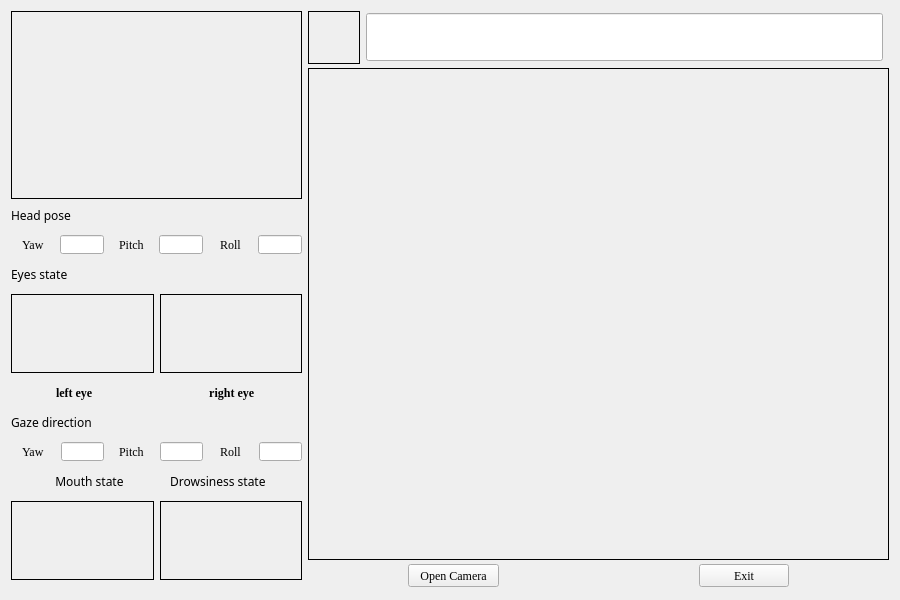
<?xml version="1.0" encoding="UTF-8"?>
<ui version="4.0">
 <class>Form</class>
 <widget class="QWidget" name="Form">
  <property name="geometry">
   <rect>
    <x>0</x>
    <y>0</y>
    <width>900</width>
    <height>600</height>
   </rect>
  </property>
  <property name="windowTitle">
   <string>Form</string>
  </property>
  <layout class="QHBoxLayout" name="horizontalLayout" stretch="1,2">
   <item>
    <widget class="QWidget" name="widget" native="true">
     <layout class="QVBoxLayout" name="verticalLayout" stretch="1,2">
      <property name="leftMargin">
       <number>0</number>
      </property>
      <property name="topMargin">
       <number>0</number>
      </property>
      <property name="rightMargin">
       <number>0</number>
      </property>
      <item>
       <widget class="QLabel" name="face_mesh">
        <property name="frameShape">
         <enum>QFrame::Box</enum>
        </property>
        <property name="text">
         <string/>
        </property>
       </widget>
      </item>
      <item>
       <widget class="QWidget" name="widget_2" native="true">
        <layout class="QVBoxLayout" name="verticalLayout_2" stretch="1,1,1,4,1,1,1,1,4">
         <property name="spacing">
          <number>10</number>
         </property>
         <property name="leftMargin">
          <number>0</number>
         </property>
         <property name="topMargin">
          <number>0</number>
         </property>
         <property name="rightMargin">
          <number>0</number>
         </property>
         <property name="bottomMargin">
          <number>0</number>
         </property>
         <item>
          <widget class="QLabel" name="label_5">
           <property name="font">
            <font>
             <family>Arial Black</family>
            </font>
           </property>
           <property name="text">
            <string>Head pose</string>
           </property>
          </widget>
         </item>
         <item>
          <widget class="QWidget" name="widget_3" native="true">
           <layout class="QHBoxLayout" name="horizontalLayout_4" stretch="1,1,1,1,1,1">
            <property name="spacing">
             <number>5</number>
            </property>
            <property name="leftMargin">
             <number>0</number>
            </property>
            <property name="topMargin">
             <number>0</number>
            </property>
            <property name="rightMargin">
             <number>0</number>
            </property>
            <property name="bottomMargin">
             <number>0</number>
            </property>
            <item alignment="Qt::AlignHCenter">
             <widget class="QLabel" name="label_14">
              <property name="maximumSize">
               <size>
                <width>22</width>
                <height>20</height>
               </size>
              </property>
              <property name="font">
               <font>
                <family>Times New Roman</family>
                <weight>50</weight>
                <bold>false</bold>
               </font>
              </property>
              <property name="layoutDirection">
               <enum>Qt::LeftToRight</enum>
              </property>
              <property name="text">
               <string>Yaw</string>
              </property>
             </widget>
            </item>
            <item>
             <widget class="QLineEdit" name="head_yaw">
              <property name="maximumSize">
               <size>
                <width>44</width>
                <height>19</height>
               </size>
              </property>
             </widget>
            </item>
            <item alignment="Qt::AlignHCenter">
             <widget class="QLabel" name="label_12">
              <property name="maximumSize">
               <size>
                <width>25</width>
                <height>20</height>
               </size>
              </property>
              <property name="font">
               <font>
                <family>Times New Roman</family>
                <weight>50</weight>
                <bold>false</bold>
               </font>
              </property>
              <property name="text">
               <string>Pitch</string>
              </property>
             </widget>
            </item>
            <item>
             <widget class="QLineEdit" name="head_pitch">
              <property name="maximumSize">
               <size>
                <width>44</width>
                <height>19</height>
               </size>
              </property>
             </widget>
            </item>
            <item alignment="Qt::AlignHCenter">
             <widget class="QLabel" name="label_13">
              <property name="maximumSize">
               <size>
                <width>21</width>
                <height>20</height>
               </size>
              </property>
              <property name="font">
               <font>
                <family>Times New Roman</family>
                <weight>50</weight>
                <bold>false</bold>
               </font>
              </property>
              <property name="text">
               <string>Roll</string>
              </property>
             </widget>
            </item>
            <item>
             <widget class="QLineEdit" name="head_roll">
              <property name="maximumSize">
               <size>
                <width>44</width>
                <height>19</height>
               </size>
              </property>
             </widget>
            </item>
           </layout>
          </widget>
         </item>
         <item>
          <widget class="QLabel" name="label_4">
           <property name="font">
            <font>
             <family>Arial Black</family>
            </font>
           </property>
           <property name="text">
            <string>Eyes state</string>
           </property>
          </widget>
         </item>
         <item>
          <widget class="QWidget" name="widget_5" native="true">
           <layout class="QHBoxLayout" name="horizontalLayout_2" stretch="1,1">
            <property name="spacing">
             <number>6</number>
            </property>
            <property name="leftMargin">
             <number>0</number>
            </property>
            <property name="topMargin">
             <number>0</number>
            </property>
            <property name="rightMargin">
             <number>0</number>
            </property>
            <property name="bottomMargin">
             <number>0</number>
            </property>
            <item>
             <widget class="QLabel" name="left_eye">
              <property name="frameShape">
               <enum>QFrame::Box</enum>
              </property>
              <property name="text">
               <string/>
              </property>
             </widget>
            </item>
            <item>
             <widget class="QLabel" name="right_eye">
              <property name="frameShape">
               <enum>QFrame::Box</enum>
              </property>
              <property name="text">
               <string/>
              </property>
             </widget>
            </item>
           </layout>
          </widget>
         </item>
         <item alignment="Qt::AlignHCenter">
          <widget class="QLabel" name="label_6">
           <property name="font">
            <font>
             <family>Times New Roman</family>
             <weight>75</weight>
             <bold>true</bold>
            </font>
           </property>
           <property name="text">
            <string>left eye                                       right eye</string>
           </property>
          </widget>
         </item>
         <item>
          <widget class="QLabel" name="label_7">
           <property name="font">
            <font>
             <family>Arial Black</family>
            </font>
           </property>
           <property name="text">
            <string>Gaze direction</string>
           </property>
          </widget>
         </item>
         <item>
          <widget class="QWidget" name="widget_6" native="true">
           <layout class="QHBoxLayout" name="horizontalLayout_5" stretch="1,1,1,1,1,1">
            <property name="leftMargin">
             <number>0</number>
            </property>
            <property name="topMargin">
             <number>0</number>
            </property>
            <property name="rightMargin">
             <number>0</number>
            </property>
            <property name="bottomMargin">
             <number>0</number>
            </property>
            <item alignment="Qt::AlignHCenter">
             <widget class="QLabel" name="label_15">
              <property name="maximumSize">
               <size>
                <width>22</width>
                <height>20</height>
               </size>
              </property>
              <property name="font">
               <font>
                <family>Times New Roman</family>
                <weight>50</weight>
                <bold>false</bold>
               </font>
              </property>
              <property name="layoutDirection">
               <enum>Qt::LeftToRight</enum>
              </property>
              <property name="text">
               <string>Yaw</string>
              </property>
             </widget>
            </item>
            <item>
             <widget class="QLineEdit" name="gaze_yaw">
              <property name="maximumSize">
               <size>
                <width>44</width>
                <height>19</height>
               </size>
              </property>
             </widget>
            </item>
            <item alignment="Qt::AlignHCenter">
             <widget class="QLabel" name="label_16">
              <property name="maximumSize">
               <size>
                <width>25</width>
                <height>20</height>
               </size>
              </property>
              <property name="font">
               <font>
                <family>Times New Roman</family>
                <weight>50</weight>
                <bold>false</bold>
               </font>
              </property>
              <property name="text">
               <string>Pitch</string>
              </property>
             </widget>
            </item>
            <item>
             <widget class="QLineEdit" name="gaze_pitch">
              <property name="maximumSize">
               <size>
                <width>44</width>
                <height>19</height>
               </size>
              </property>
             </widget>
            </item>
            <item alignment="Qt::AlignHCenter">
             <widget class="QLabel" name="label_17">
              <property name="maximumSize">
               <size>
                <width>21</width>
                <height>20</height>
               </size>
              </property>
              <property name="font">
               <font>
                <family>Times New Roman</family>
                <weight>50</weight>
                <bold>false</bold>
               </font>
              </property>
              <property name="text">
               <string>Roll</string>
              </property>
             </widget>
            </item>
            <item>
             <widget class="QLineEdit" name="gaze_roll">
              <property name="maximumSize">
               <size>
                <width>44</width>
                <height>19</height>
               </size>
              </property>
             </widget>
            </item>
           </layout>
          </widget>
         </item>
         <item alignment="Qt::AlignHCenter">
          <widget class="QLabel" name="label_3">
           <property name="maximumSize">
            <size>
             <width>16777215</width>
             <height>16777215</height>
            </size>
           </property>
           <property name="font">
            <font>
             <family>Arial Black</family>
            </font>
           </property>
           <property name="text">
            <string>   Mouth state               Drowsiness state</string>
           </property>
          </widget>
         </item>
         <item>
          <widget class="QWidget" name="widget_4" native="true">
           <layout class="QHBoxLayout" name="horizontalLayout_3" stretch="1,1">
            <property name="leftMargin">
             <number>0</number>
            </property>
            <property name="topMargin">
             <number>0</number>
            </property>
            <property name="rightMargin">
             <number>0</number>
            </property>
            <property name="bottomMargin">
             <number>0</number>
            </property>
            <item>
             <widget class="QLabel" name="mouth_state">
              <property name="frameShape">
               <enum>QFrame::Box</enum>
              </property>
              <property name="text">
               <string/>
              </property>
             </widget>
            </item>
            <item>
             <widget class="QLabel" name="drowsiness_state">
              <property name="frameShape">
               <enum>QFrame::Box</enum>
              </property>
              <property name="text">
               <string/>
              </property>
             </widget>
            </item>
           </layout>
          </widget>
         </item>
        </layout>
       </widget>
      </item>
     </layout>
    </widget>
   </item>
   <item>
    <widget class="QWidget" name="widget_7" native="true">
     <layout class="QVBoxLayout" name="verticalLayout_3" stretch="2,18,1">
      <property name="spacing">
       <number>2</number>
      </property>
      <property name="leftMargin">
       <number>0</number>
      </property>
      <property name="topMargin">
       <number>0</number>
      </property>
      <property name="rightMargin">
       <number>0</number>
      </property>
      <property name="bottomMargin">
       <number>0</number>
      </property>
      <item>
       <widget class="QWidget" name="widget_8" native="true">
        <layout class="QHBoxLayout" name="horizontalLayout_7" stretch="1,10">
         <property name="leftMargin">
          <number>0</number>
         </property>
         <property name="topMargin">
          <number>0</number>
         </property>
         <property name="rightMargin">
          <number>6</number>
         </property>
         <property name="bottomMargin">
          <number>2</number>
         </property>
         <item>
          <widget class="QLabel" name="detect_icon">
           <property name="font">
            <font>
             <pointsize>7</pointsize>
            </font>
           </property>
           <property name="frameShape">
            <enum>QFrame::Box</enum>
           </property>
           <property name="text">
            <string/>
           </property>
          </widget>
         </item>
         <item>
          <widget class="QLineEdit" name="detect_result">
           <property name="font">
            <font>
             <pointsize>26</pointsize>
            </font>
           </property>
          </widget>
         </item>
        </layout>
       </widget>
      </item>
      <item>
       <widget class="QLabel" name="camera_show">
        <property name="frameShape">
         <enum>QFrame::Box</enum>
        </property>
        <property name="text">
         <string/>
        </property>
       </widget>
      </item>
      <item>
       <widget class="QWidget" name="widget_9" native="true">
        <layout class="QHBoxLayout" name="horizontalLayout_6">
         <property name="spacing">
          <number>200</number>
         </property>
         <property name="leftMargin">
          <number>100</number>
         </property>
         <property name="topMargin">
          <number>0</number>
         </property>
         <property name="rightMargin">
          <number>100</number>
         </property>
         <property name="bottomMargin">
          <number>0</number>
         </property>
         <item>
          <widget class="QPushButton" name="button_open_camera">
           <property name="maximumSize">
            <size>
             <width>92</width>
             <height>23</height>
            </size>
           </property>
           <property name="font">
            <font>
             <family>Times New Roman</family>
            </font>
           </property>
           <property name="text">
            <string>Open Camera</string>
           </property>
          </widget>
         </item>
         <item>
          <widget class="QPushButton" name="button_close">
           <property name="maximumSize">
            <size>
             <width>92</width>
             <height>23</height>
            </size>
           </property>
           <property name="font">
            <font>
             <family>Times New Roman</family>
            </font>
           </property>
           <property name="text">
            <string>Exit</string>
           </property>
          </widget>
         </item>
        </layout>
       </widget>
      </item>
     </layout>
    </widget>
   </item>
  </layout>
 </widget>
 <resources/>
 <connections/>
</ui>
